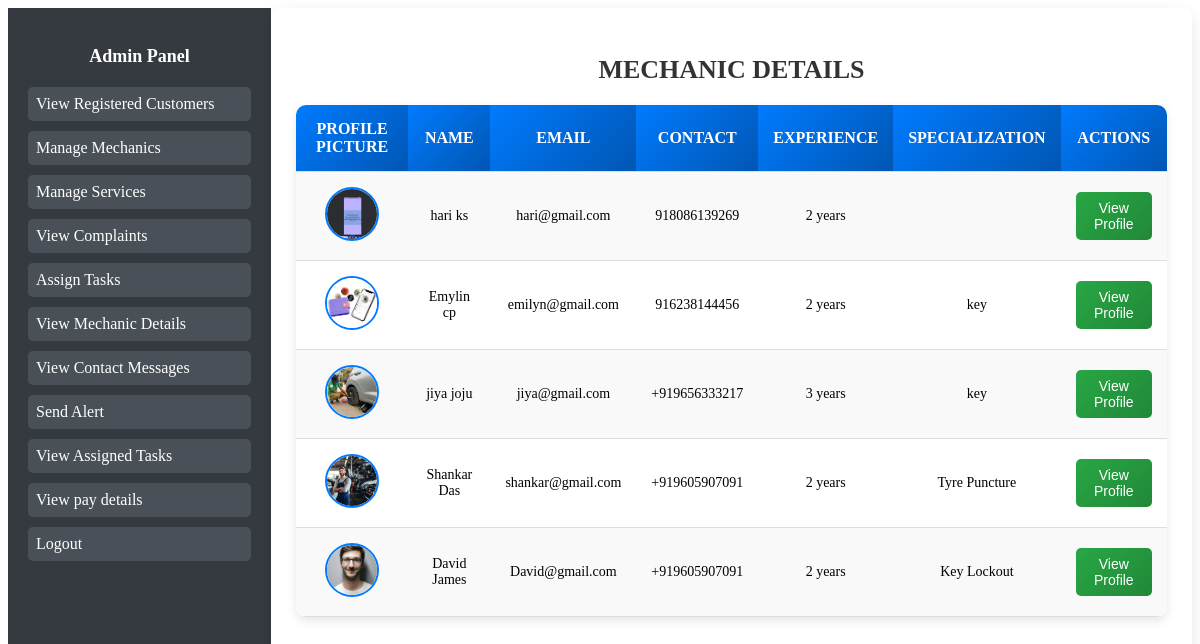
Page /view-mechanic-details/ (signed in) on the earlier database version.
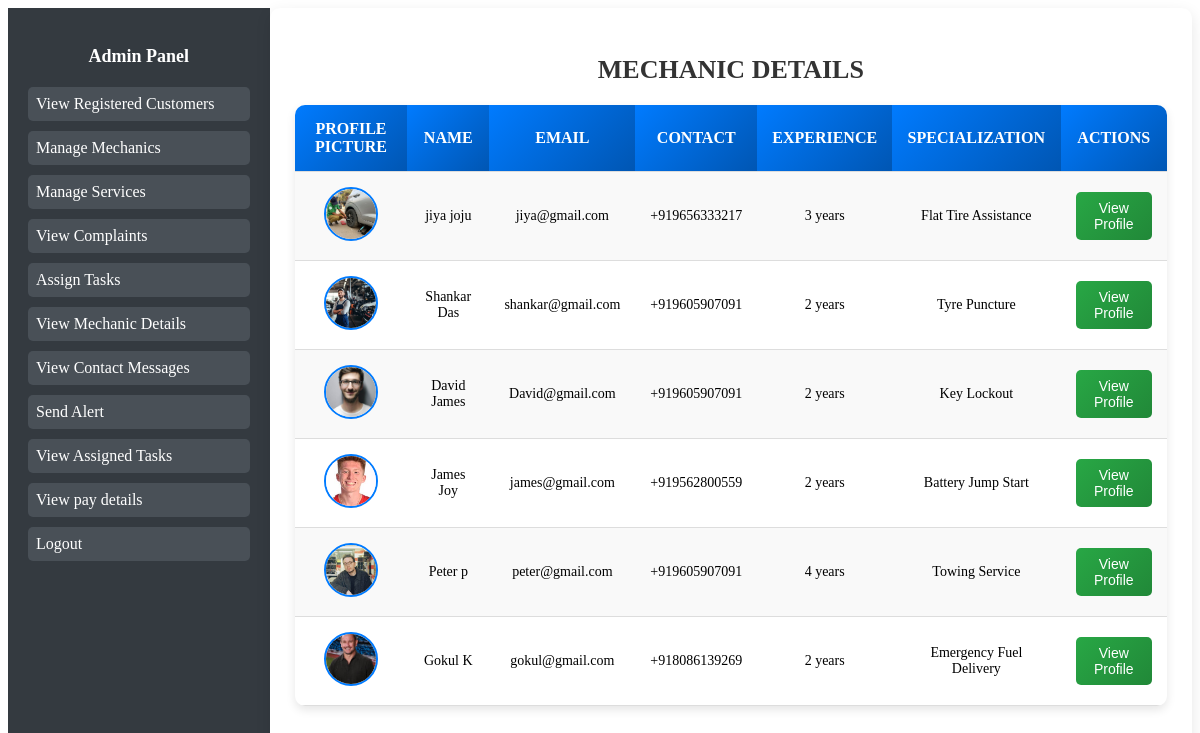
Same page on the later database version.
### Home/models.py (models this page shows, shortened)
class MechanicProfile(models.Model):
    user = models.OneToOneField(User, on_delete=models.CASCADE)  # Links profile to User
    first_name = models.CharField(max_length=255)
    last_name = models.CharField(max_length=255)
    date_of_birth = models.DateField(null=True, blank=True)
    email = models.EmailField()#unique=True)
    gender_choices = [('Male', 'Male'), ('Female', 'Female'), ('Other', 'Other')]
    gender = models.CharField(max_length=10, choices=gender_choices)
    profile_picture = models.ImageField(upload_to='mechanic_profiles/', null=True, blank=True)
    contact_no = models.CharField(max_length=15, blank=True, null=True)
    aadhar_id = models.CharField(
        max_length=12,
        validators=[RegexValidator(regex=r'^\d{12}$', message="Aadhar number must be exactly 12 digits")],
    )
    alternate_contact = models.CharField(max_length=15, blank=True, null=True)
    experience = models.PositiveIntegerField(null=True, blank=True)
    address = models.TextField()
    state = models.CharField(max_length=255)
    city = models.CharField(max_length=255)
    district = models.CharField(max_length=255)
    specialization = models.ForeignKey('ServiceProvided', on_delete=models.SET_NULL, null=True)

class ServiceProvided(models.Model):
    name = models.CharField(max_length=255)
    picture = models.ImageField(upload_to='services/')  # Main picture
    short_description = models.TextField()
    long_description = models.TextField()
    points_to_remember = models.TextField()
    additional_picture = models.ImageField(upload_to='services/', blank=True, null=True)  # Additional Picture

### Home/views.py (the view)
# urls.py: path('view-mechanic-details/', views.view_mechdetails, name='view_mechanic_details'),
@user_passes_test(lambda u: u.is_superuser)
def view_mechdetails(request):
    mechanics = MechanicProfile.objects.all()
    return render(request, 'view_mechdetails.html', {'mechanics': mechanics})

### templates/view_mechdetails.html (shortened to what this page needs)
{% extends 'base_admin.html' %}
{% block content %}
<h2 class="page-header">Mechanic Details</h2>
<table class="mechanic-table">
    <tr>
        <th>Profile Picture</th>
        <th>Name</th>
        <th>Email</th>
        <th>Contact</th>
        <th>Experience</th>
        <th>Specialization</th>
        <th>Actions</th>
    </tr>
    {% for mechanic in mechanics %}
    <tr>
        <td>
            {% if mechanic.profile_picture %}
                <img src="{{ mechanic.profile_picture.url }}" alt="Profile Picture" class="profile-img">
            {% else %}
                No Image
            {% endif %}
        </td>
        <td>{{ mechanic.first_name }} {{ mechanic.last_name }}</td>
        <td>{{ mechanic.email }}</td>
        <td>{{ mechanic.contact_no }}</td>
        <td>{{ mechanic.experience }} years</td>
        <td>{{ mechanic.specialization.name }}</td>
        <td>
            <a href="{% url 'view_byadmin' mechanic.id %}">
                <button class="view-btn">View Profile</button>
            </a>
        </td>
    </tr>
    {% endfor %}
</table>
{% endblock %}

Differences in the rows shown:
removed MechanicProfile: profile_picture (picture), first_name "hari", last_name "ks", email "hari@gmail.com", contact_no "918086139269", experience "2"
removed MechanicProfile: profile_picture (picture), first_name "Emylin", last_name "cp", email "emilyn@gmail.com", contact_no "916238144456", experience "2", specialization.name "key"
changed MechanicProfile "jiya": specialization.name "key" → "Flat Tire Assistance"
added MechanicProfile: profile_picture (picture), first_name "James", last_name "Joy", email "james@gmail.com", contact_no "+919562800559", experience "2", specialization.name "Battery Jump Start"
added MechanicProfile: profile_picture (picture), first_name "Peter", last_name "p", email "peter@gmail.com", contact_no "+919605907091", experience "4", specialization.name "Towing Service"
added MechanicProfile: profile_picture (picture), first_name "Gokul", last_name "K", email "gokul@gmail.com", contact_no "+918086139269", experience "2", specialization.name "Emergency Fuel Delivery"
